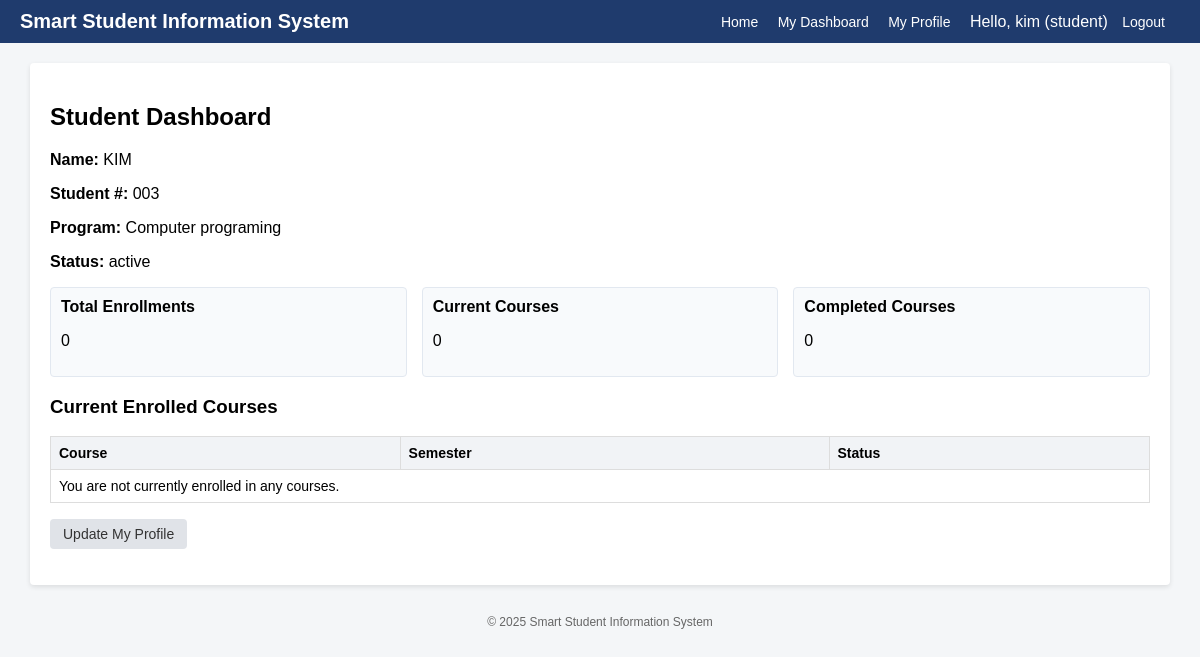
The app's page /student/dashboard.php (signed in) with its own data.
### tables this page shows
CREATE TABLE `students` (
  `id` int(11) NOT NULL,
  `user_id` int(11) NOT NULL,
  `student_number` varchar(50) NOT NULL,
  `first_name` varchar(100) NOT NULL,
  `dob` date DEFAULT NULL,
  `program` varchar(150) DEFAULT NULL,
  `phone` varchar(30) DEFAULT NULL,
  `status` enum('active','inactive','graduated') NOT NULL DEFAULT 'active',
  `created_at` datetime DEFAULT NULL,
  `updated_at` datetime DEFAULT NULL
);

### student/dashboard.php (the view, shortened to what this page needs)
<?php
$pdo = getPDO();
$user = current_user();
$stmt = $pdo->prepare("SELECT * FROM students WHERE user_id = ?");
$stmt->execute([$user['id']]);
$student = $stmt->fetch();
$stmt = $pdo->prepare("SELECT COUNT(*) FROM enrollments WHERE student_id = ?");
$stmt->execute([$student['id']]);
$totalEnrollments = (int)$stmt->fetchColumn();
$stmt = $pdo->prepare("SELECT COUNT(*) FROM enrollments WHERE student_id = ? AND status = 'completed'");
$stmt->execute([$student['id']]);
$completed = (int)$stmt->fetchColumn();
$stmt = $pdo->prepare("SELECT COUNT(*) FROM enrollments WHERE student_id = ? AND status = 'enrolled'");
$stmt->execute([$student['id']]);
$current = (int)$stmt->fetchColumn();
$stmt = $pdo->prepare("SELECT e.*, c.course_code, c.course_name
    FROM enrollments e
    JOIN courses c ON e.course_id = c.id
    WHERE e.student_id = ? AND e.status = 'enrolled'");
$stmt->execute([$student['id']]);
$currentCourses = $stmt->fetchAll();
include '../header.php';
?>
<h2>Student Dashboard</h2>
<p><strong>Name:</strong> <?php echo htmlspecialchars($student['first_name']); ?></p>
<p><strong>Student #:</strong> <?php echo htmlspecialchars($student['student_number']); ?></p>
<p><strong>Program:</strong> <?php echo htmlspecialchars($student['program']); ?></p>
<p><strong>Status:</strong> <?php echo htmlspecialchars($student['status']); ?></p>
<div class="stats">
    <div class="card">
        <h3>Total Enrollments</h3>
        <p><?php echo $totalEnrollments; ?></p>
    </div>
    <div class="card">
        <h3>Current Courses</h3>
        <p><?php echo $current; ?></p>
    </div>
    <div class="card">
        <h3>Completed Courses</h3>
        <p><?php echo $completed; ?></p>
    </div>
</div>
<h3>Current Enrolled Courses</h3>
<table>
    <thead>
        <tr>
            <th>Course</th>
            <th>Semester</th>
            <th>Status</th>
        </tr>
    </thead>
    <tbody>
        <?php if (!$currentCourses): ?>
            <tr><td colspan="3">You are not currently enrolled in any courses.</td></tr>
        <?php endif; ?>
    </tbody>
</table>
<p><a href="profile.php" class="btn btn-secondary">Update My Profile</a></p>
<?php include '../footer.php'; ?>

### header.php (style rules this page uses)
body { font-family: Arial, sans-serif; background:#f4f6f8; margin:0; }
.btn { display:inline-block; padding:6px 12px; border-radius:4px; text-decoration:none; font-size:14px; border:1px solid transparent; cursor:pointer; }
.btn-secondary { background:#e0e3e8; color:#333; }
table { width:100%; border-collapse:collapse; margin-top:10px; }
th, td { border:1px solid #ddd; padding:8px; text-align:left; font-size:14px; }
th { background:#f1f3f6; }
.stats { display:flex; gap:15px; flex-wrap:wrap; margin:15px 0; }
.card { flex:1 1 200px; background:#f8fafc; padding:10px; border-radius:4px; border:1px solid #e2e8f0; }
.card h3 { margin:0 0 5px 0; font-size:16px; }

### records on screen
students: first_name "KIM", student_number "003", program "Computer programing", status "active"

### other values on screen
$user['name'] "kim"
$user['role'] "student"
$totalEnrollments "0"
$current "0"
$completed "0"
